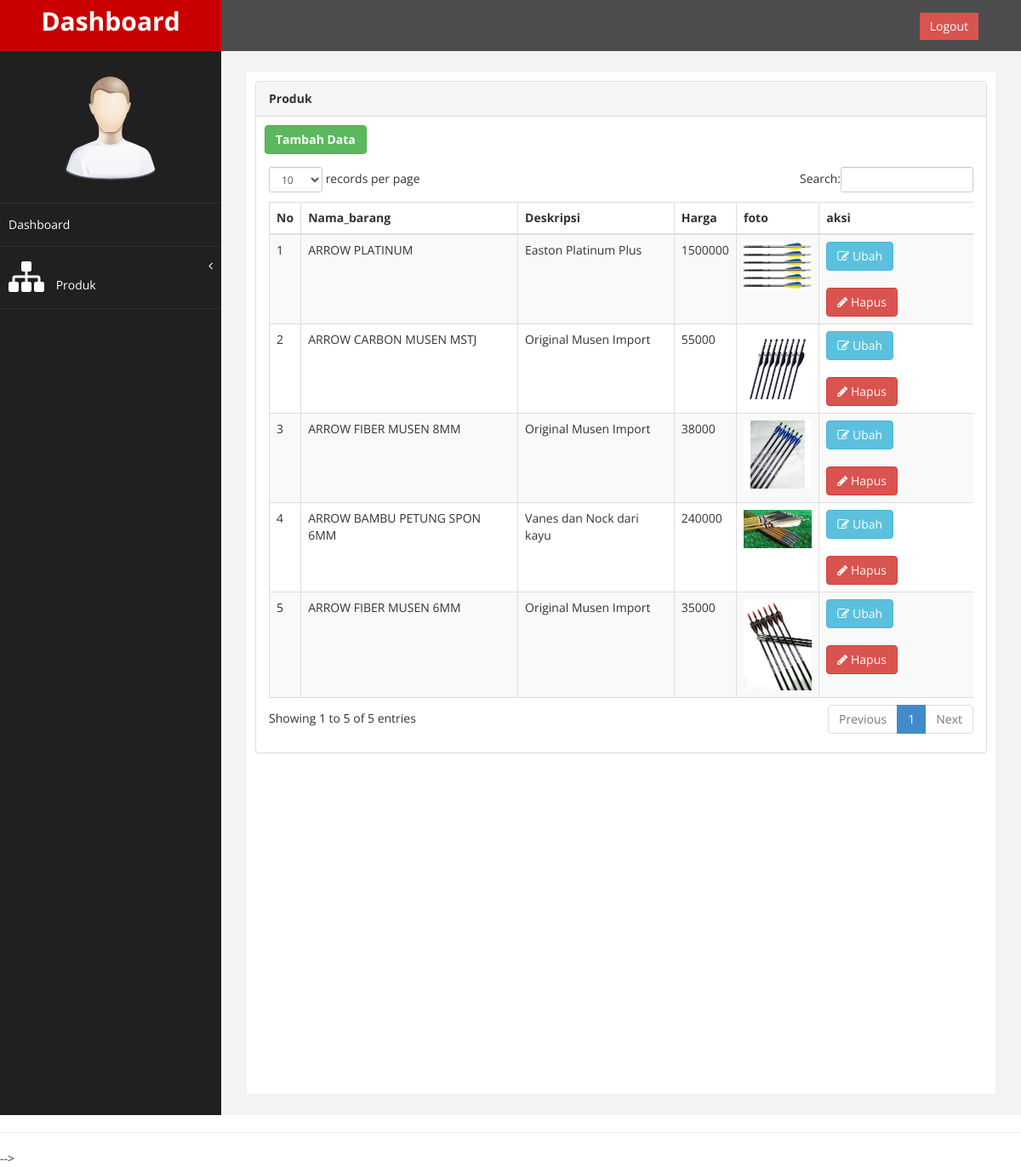
The app's page /admin.php?page=panah (signed in) with its own data.
### tables this page shows
CREATE TABLE `produk` (
  `id` int(3) NOT NULL,
  `id_kategori` int(3) NOT NULL,
  `nama_produk` varchar(50) NOT NULL,
  `deskripsi` text NOT NULL,
  `harga` int(11) NOT NULL,
  `foto` varchar(200) NOT NULL
);

### arrow.php (the view)
<div class="row">
                <div class="col-md-12">
                    <div class="panel panel-default">
                        <div class="panel-heading">
                           <strong>Produk</strong>
                        </div>
                         <a href="?page=panah&aksi=tambah" class="btn btn-success" style="margin-left: 10px; margin-top: 10px;"><strong>Tambah Data</a></strong>
                        <div class="panel-body">
                            <div class="table-responsive">
                                <table class="table table-striped table-bordered table-hover" id="dataTables-example">
                                    <thead>
                                        <tr>
                                            <th>No</th>
                                            <th>Nama_barang</th>
                                            <th>Deskripsi</th>
                                            <th>Harga</th>
                                            <th>foto</th>
                                            <th>aksi</th>
                                        </tr>
                                    </thead>
                                    <tbody>
                                      <?php
                                           $no = 1;
                                           $query =$koneksi->query("SELECT * FROM produk p join kategori k on p.id_kategori = k.id_kategori where kategori = 'panah'");
                                           while ($data=$query->fetch_assoc()) {
                                          ?>
                                          <tr>
                                            <td><?php echo $no++;?></td>
                                            <td><?php echo $data['nama_produk'];?></td>
                                            <td><?php echo $data['deskripsi'];?></td>
                                            <td><?php echo $data['harga'];?></td>
                                            <td>
                                              <img src="images/<?php echo $data['foto'];?>" width="80 px">
                                            </td>
                                            <td>
                                              <a href="?page=panah&aksi=ubah&id=<?php echo $data['id'];?>" class= "btn btn-info" style="margin-bottom: 10px;"><i class="fa fa-edit "></i> Ubah</a>
                                              <a onclick="return confirm('Apakah ingin menghapus data?')"href="?page=panah&aksi=hapus&id=<?php echo $data['id'];?>" class= "btn btn-danger" style="margin-top: 10px;"><i class="fa fa-pencil"></i> Hapus</a>
                                            </td>
                                          </tr>
                                    <?php }?>
                                     </tbody>
                                 </table>
                             </div>
                         </div>
                     </div>
                 </div>
             </div>
         </div>
     </div>
 </div>

### assets/css/custom.css (style rules this page uses)
body { font-family: 'Open Sans', sans-serif; }

### records on screen
produk: nama_produk "ARROW PLATINUM", deskripsi "Easton Platinum Plus", harga "1500000", foto (picture)
produk: nama_produk "ARROW CARBON MUSEN MSTJ", deskripsi "Original Musen Import", harga "55000", foto (picture)
produk: nama_produk "ARROW FIBER MUSEN 8MM", deskripsi "Original Musen Import", harga "38000", foto (picture)
produk: nama_produk "ARROW BAMBU PETUNG SPON 6MM", deskripsi "Vanes dan Nock dari kayu", harga "240000", foto (picture)
produk: nama_produk "ARROW FIBER MUSEN 6MM", deskripsi "Original Musen Import", harga "35000", foto (picture)
